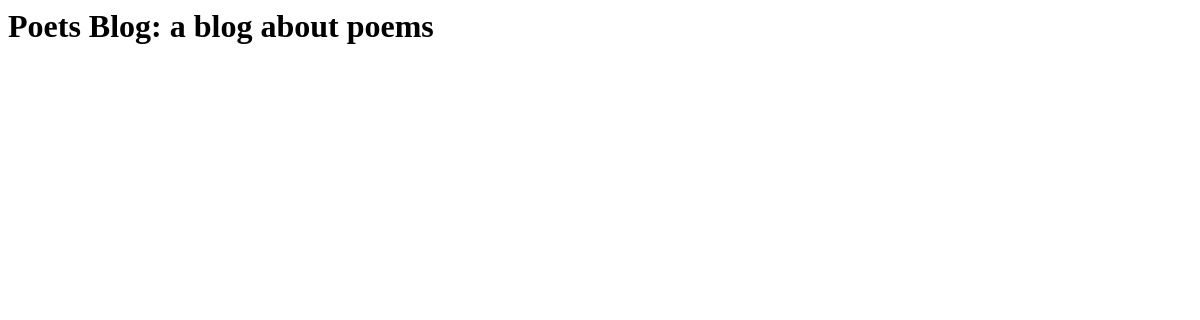
The page /blog/ on the database as committed earlier.
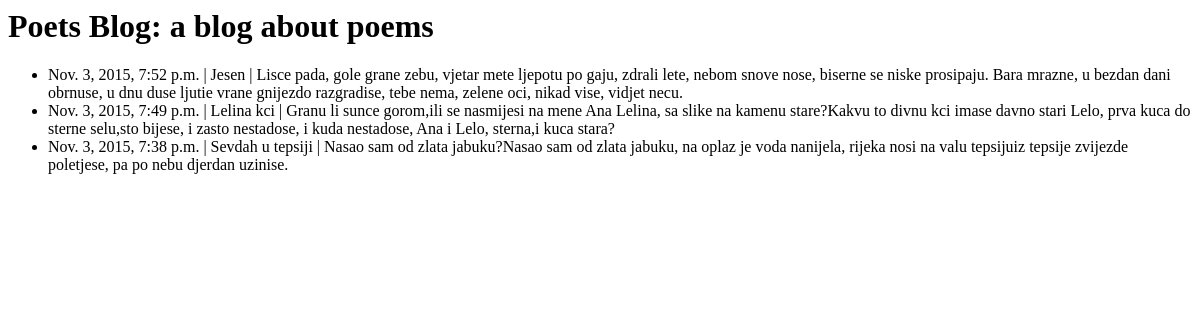
The same page on the database as committed later.
### blog/models.py (models this page shows, shortened)
class Post(models.Model):
    created_at = models.DateTimeField(auto_now_add=True)
    title = models.CharField(max_length=100)
    content = models.TextField()

### blog/views.py (the view)
def index(request):
    latest_posts = Post.objects.all().order_by('-created_at')
    t = loader.get_template('blog/index.html')
    c = Context({'latest_posts': latest_posts, })
    return HttpResponse(t.render(c))

### templates/blog/index.html
<h1>Poets Blog: a blog about poems</h1>
{% if latest_posts %}
    <ul>
    {% for post in latest_posts %}
        <li>{{post.created_at}} | {{post.title}} | {{post.content}}</li>
    {% endfor %}
    </ul>
{% endif %}

Rows that differ between the two databases and show on the page:
added Post: created_at "Nov. 3, 2015, 7:52 p.m.", title "Jesen", content "Lisce pada, gole grane zebu, vjetar mete ljepotu po gaju, zdrali lete, nebom snove nose, biserne se niske prosipaju. Bara mrazne, u bezdan dani obrnuse, u dnu duse ljutie vrane gnijezdo razgradise, tebe nema, zelene oci, nikad vise, vidjet necu."
added Post: created_at "Nov. 3, 2015, 7:49 p.m.", title "Lelina kci", content "Granu li sunce gorom,ili se nasmijesi na mene Ana Lelina, sa slike na kamenu stare?Kakvu to divnu kci imase davno stari Lelo, prva kuca do sterne selu,sto bijese, i zasto nestadose, i kuda nestadose, Ana i Lelo, sterna,i kuca stara?"
added Post: created_at "Nov. 3, 2015, 7:38 p.m.", title "Sevdah u tepsiji", content "Nasao sam od zlata jabuku?Nasao sam od zlata jabuku, na oplaz je voda nanijela, rijeka nosi na valu tepsijuiz tepsije zvijezde poletjese, pa po nebu djerdan uzinise."
